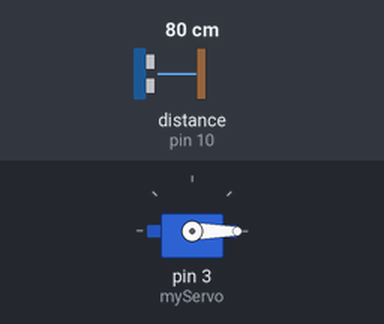
The sketch below on a simulated Arduino Uno, built with avr-gcc and run on an emulated ATmega328P. On the bench: servo. Wiring (inferred from the names in the program): ultrasonic range finder: trigger pin 9; echo pin 10. The inputs (shaded band) are chosen by the test bench; at power-on: distance to the obstacle (sensor on pin 10) 80 cm. The echo pulse lasts 58.3 µs per cm; what the sketch prints to the serial monitor is not drawn.

Above: at 0.01 s.
1.3 s: distance to the obstacle (sensor on pin 10) set to 2 cm
At 4.02 s:
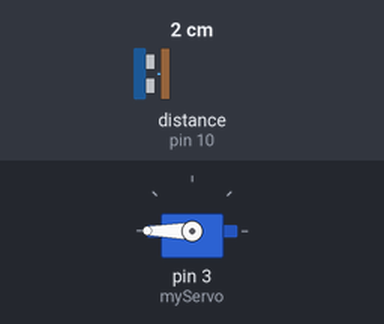
4.3 s: distance to the obstacle (sensor on pin 10) set to 250 cm
At 4.9 s:
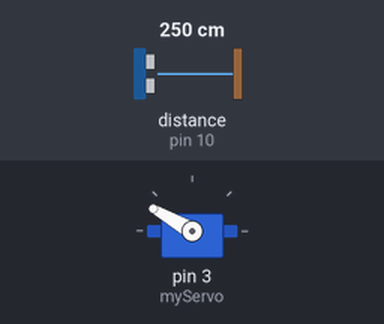
7.3 s: distance to the obstacle (sensor on pin 10) set to 4 cm
Timing chart, 0 to 16.3 s (numbered marks = the images above; inputs shaded):
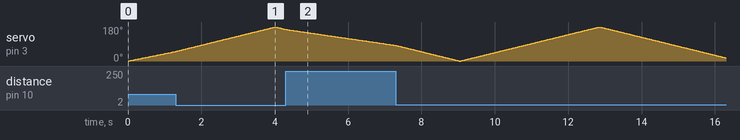

The sketch:

RadarUltraSon_surveillance.ino
```cpp
#include <Servo.h>

const int trigPin = 9;
const int echoPin = 10;
long duration;
int distance;
Servo myServo;

void setup() {
  pinMode(trigPin, OUTPUT);
  pinMode(echoPin, INPUT);
  Serial.begin(9600);
  myServo.attach(3);
}

void loop() {
  // Fait tourner le moteur servo de 20 à 140 degrés
  for(int i=0; i<=180; i++){
    myServo.write(i); // Écrit l'angle au servo
    delay(20);
    distance = calculateDistance(); // Calcule la distance mesurée par le capteur ultrason

    Serial.print(i); // Envoie l'angle courant sur le port série
    Serial.print(","); // Envoie un caractère additionnel pour la séparation
    Serial.print(distance); // Envoie la valeur de distance sur le port série
    Serial.print("."); // Caractère de fin pour le traitement des données
  }
  // Balaye de retour de 140 à 20 degrés
  for(int i=180; i>=0; i--){
    myServo.write(i); // Écrit l'angle au servo
    delay(20);
    distance = calculateDistance(); // Calcule à nouveau la distance

    Serial.print(i); // Envoie l'angle courant sur le port série
    Serial.print(","); // Caractère de séparation
    Serial.print(distance); // Envoie la valeur de distance
    Serial.print("."); // Caractère de fin
  }
}

int calculateDistance(){
  digitalWrite(trigPin, LOW);
  delayMicroseconds(2);
  digitalWrite(trigPin, HIGH);
  delayMicroseconds(10);
  digitalWrite(trigPin, LOW);
  duration = pulseIn(echoPin, HIGH); // Lit la durée du signal de retour
  distance = duration*0.034/2; // Calcule la distance en se basant sur la vitesse du son
  return distance;
}
```
